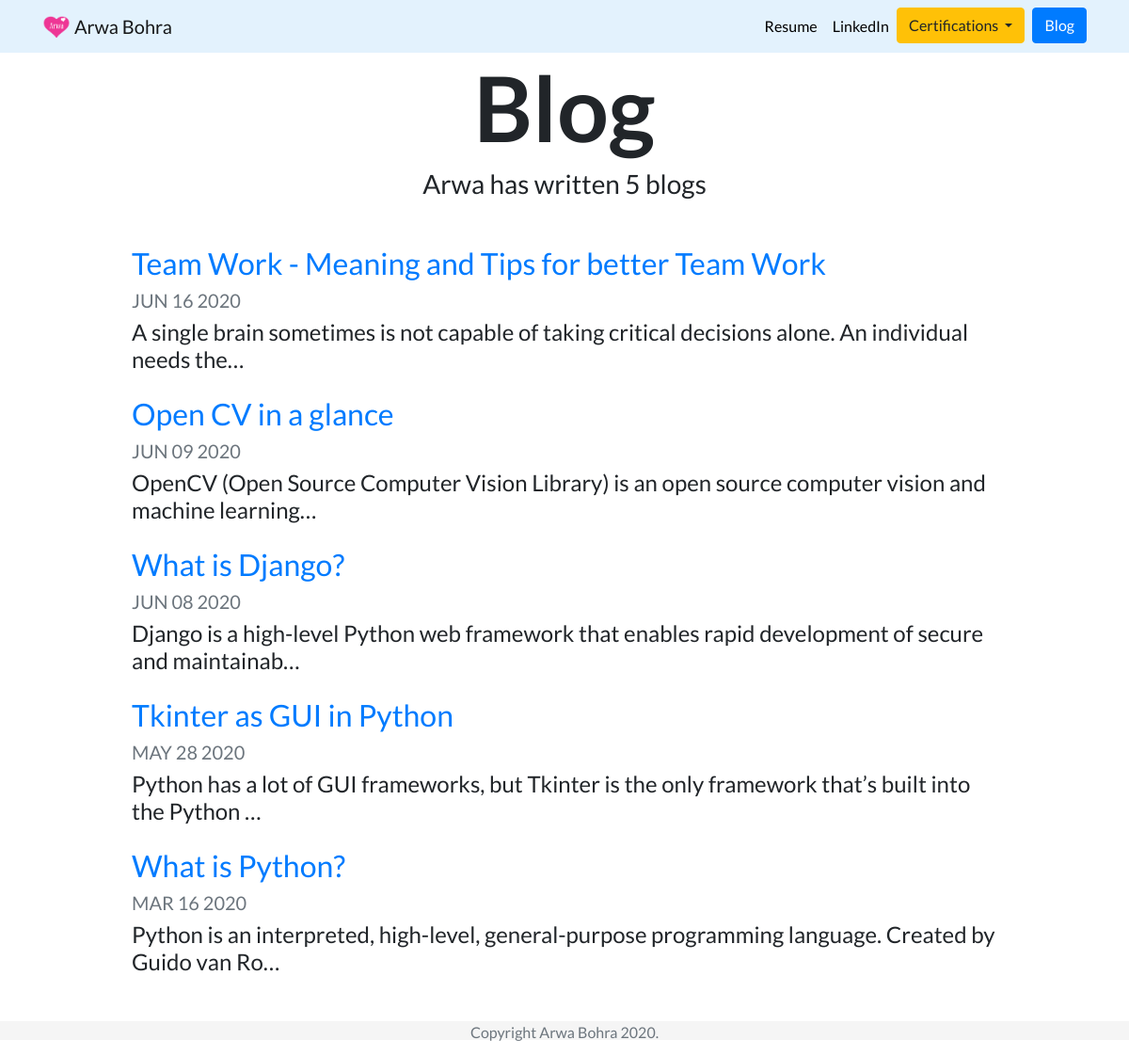
Screenshot of /blog/ with the database file from the repository.
### blog/models.py (models this page shows, shortened)
class BlogApp(models.Model):
    title=models.CharField(max_length=100)
    description=models.TextField(max_length=15000)
    date = models.DateField()

### blog/views.py (the view)
# urls.py: path('', views.all_blogs,name='all_blogs'),
def all_blogs(request):
    blogs=BlogApp.objects.order_by('-date')
    return render(request,'blogs/all_blogs.html',{'blogs':blogs})

### blog/templates/blogs/all_blogs.html
{% extends "portfolio/base.html" %}
{% load static %}
{% block content %}
<h1 id="blogtitle" class="font-weight-bold text-center">Blog</h1>
<h3 class="text-center mb-5">Arwa has written {{ blogs.count }} blog{{ blogs.count|pluralize }}</h3>
{% for blog in blogs %}
<div class="row justify-content-center my-3">
  <div class="col-md-10">
    <a href="{% url 'blog:detail' blog.id %}">
      <h2>{{ blog.title }}</h2>
    </a>
    <h5 class="text-muted">{{ blog.date|date:'M d Y'|upper }}</h5>
    <h4>{{ blog.description|striptags|truncatechars:100 }}</h4>
  </div>
</div>
{% endfor %}
{% endblock %}

### portfolio/static/portfolio/custom.css (style rules this page uses)
body { font-family: 'Lato', sans-serif; }
#blogtitle { font-size: 6rem; }

### rows the page displays
BlogApp: title "Team Work - Meaning and Tips for better Team Work", date "JUN 16 2020", description "A single brain sometimes is not capable of taking critical decisions alone. An individual needs the…"
BlogApp: title "Open CV in a glance", date "JUN 09 2020", description "OpenCV (Open Source Computer Vision Library) is an open source computer vision and machine learning…"
BlogApp: title "What is Django?", date "JUN 08 2020", description "Django is a high-level Python web framework that enables rapid development of secure and maintainab…"
BlogApp: title "Tkinter as GUI in Python", date "MAY 28 2020", description "Python has a lot of GUI frameworks, but Tkinter is the only framework that’s built into the Python …"
BlogApp: title "What is Python?", date "MAR 16 2020", description "Python is an interpreted, high-level, general-purpose programming language. Created by Guido van Ro…"

### other values shown
{{ blogs.count }} "5"
